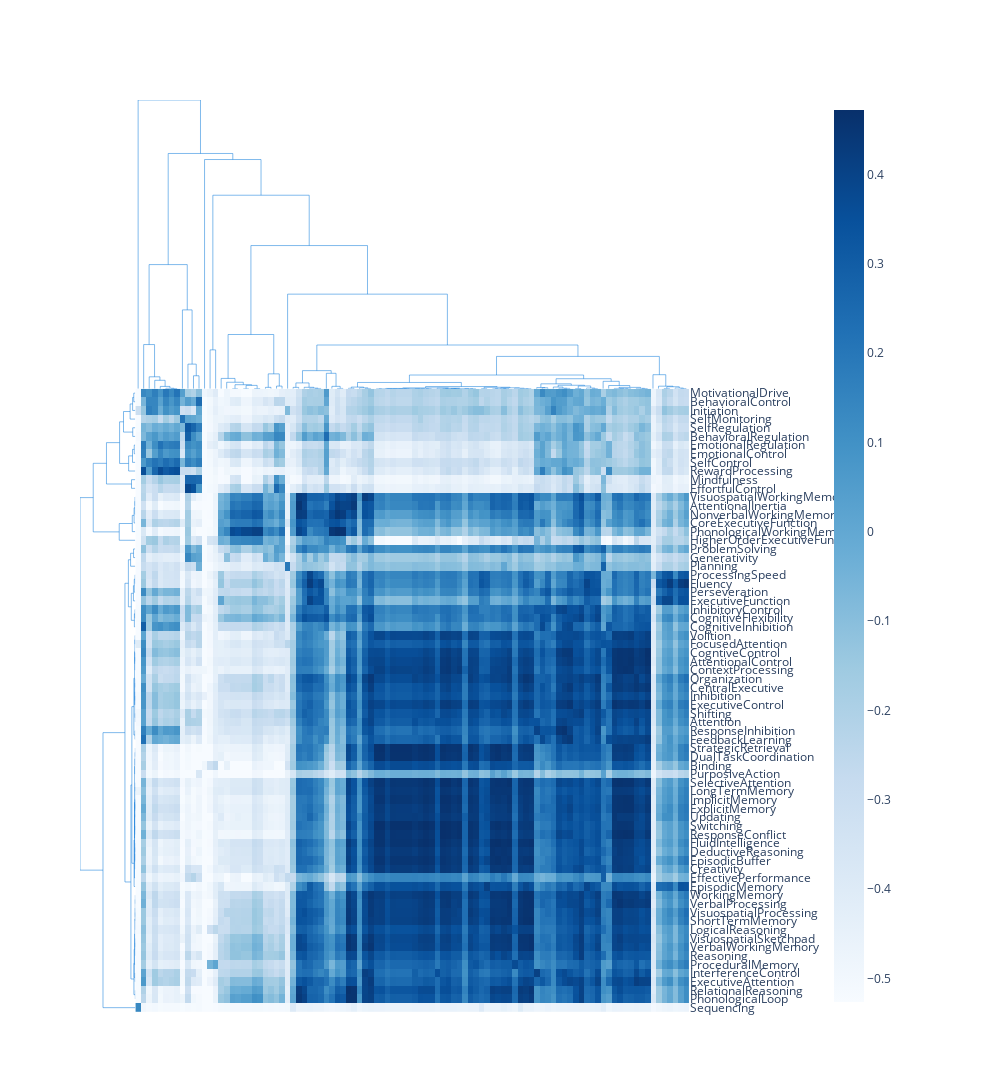

Notebook code for this chart:
### Code cell
# interactive heatmap (similarity of constructs given tasks)

import dash_bio as dashbio

dashbio.Clustergram(
  data=H_sim.values,
  column_labels=H_sim.columns.to_list(),
  row_labels=H_sim.index.to_list(),
  cluster='all',
  height=1500,
  width=1000,
  display_ratio=[0.1, 0.5],
  color_map='Blues',
  hidden_labels=['col'],
  row_dist='cosine',
  col_dist='cosine',
)
